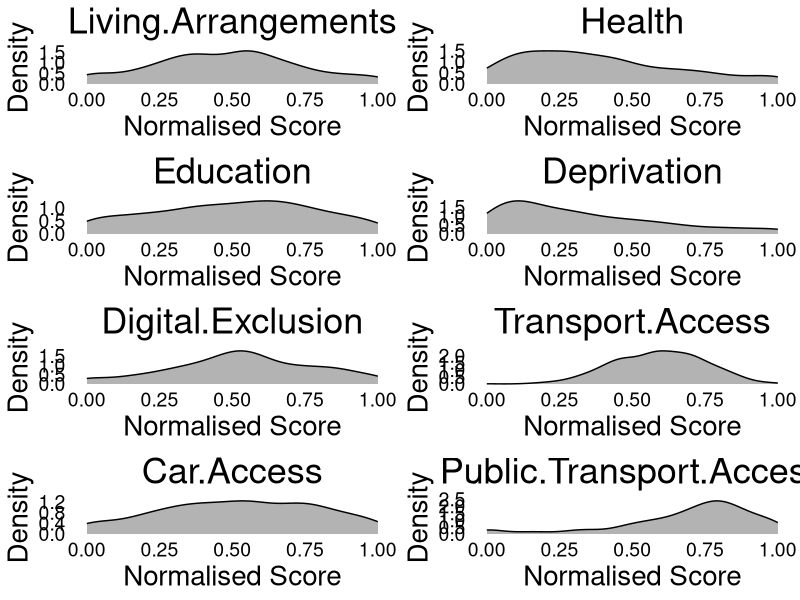

Generate this figure with R:
# Install and load packages
install.packages("ggplot2")
library(ggplot2)
install.packages("gridExtra")
library(gridExtra)

# Read data from .csv
data <- read.csv("normalised_data.csv")

# Create list for plots
plots <- list()

# Create loop that will produce a separate bell curve for each input variable 
for (i in 1:8) {
  var_name <- names(data)[i]
  plots[[i]] <- ggplot(data, aes_string(x = var_name)) +
    geom_density(fill = "black", alpha = 0.3, color = "black") +
    theme_minimal() +
    labs(title = var_name,
         x = "Normalised Score",
         y = "Density") +
    theme(panel.grid = element_blank(),
          text = element_text(color = "black"),
          axis.text = element_text(color = "black", size = 14),
          axis.title = element_text(size = 20),
          plot.title = element_text(size = 26, hjust = 0.5))
}

# Create a new plot that holds all 8 bell curves
combined_plot <- grid.arrange(
  plots[[1]], plots[[2]], 
  plots[[3]], plots[[4]], 
  plots[[5]], plots[[6]], 
  plots[[7]], plots[[8]], 
  ncol = 2
)
